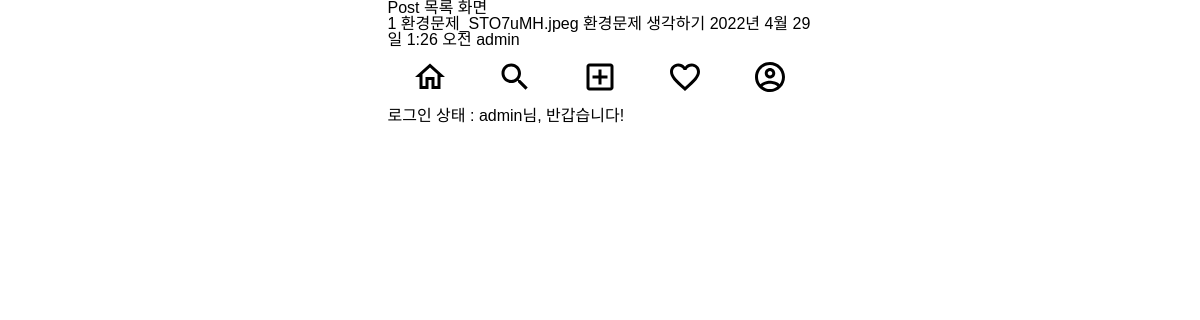
The page /posts/ (signed in) on the database its author committed.
### posts/models.py (models this page shows)
class Post(models.Model):
    image = models.ImageField(verbose_name='이미지', null=True, blank=True)
    content = models.TextField(verbose_name='내용')
    created_at = models.DateTimeField(verbose_name='작성일', auto_now_add=True)
    view_count = models.IntegerField(verbose_name='조회수', default=0)
    writer = models.ForeignKey(to=User, on_delete=models.CASCADE, null=True, blank=True)

### users/models.py (models this page shows)
class User(AbstractUser):
    phone = models.CharField(verbose_name='전화번호', max_length=11)
    objects = UserManager()

### posts/views.py (the view)
# urls.py: path('', post_list_view, name='post-list'),
def post_list_view(request):
    post_list = Post.objects.filter(writer=request.user)    # Post.writer가 현재 로그인된 경우 조회
    context = {
        'post_list': post_list,
    }
    return render(request, 'posts/post_list.html', context)

### templates/posts/post_list.html (shortened to what this page needs)
{% extends 'base.html' %}
{% block content %}
<h1>Post 목록 화면</h1>
{% for post in post_list %}
    <div>
        {{ post.id }}
        {{ post.image }}
        {{ post.content }}
        {{ post.created_at }}
        {{ post.writer }}
    </div>
{% endfor %}
{% endblock %}

### templates/base.html (shortened to what this page needs)
{% load static %}
<!DOCTYPE html>
<html lang="ko">
<head>
    <link rel="stylesheet" href="{% static 'css/reset.css' %}">
    <link rel="stylesheet" href="{% static 'css/index.css' %}">
</head>
<body class="container">
    <div>
        {% block content %}
        {% endblock %}
    </div>
    <div>
        <nav>
            <ul class="bottom-menu-group">
                <li>
                    <a href="{% url 'index' %}">
                        <img src="{% static 'icons/home_outlined_black_36dp.svg' %}" alt="홈"/>
                    </a>
                </li>
                <li>
                    <a href="#">
                        <img src="{% static 'icons/search_outlined_black_36dp.svg' %}" alt="검색"/>
                    </a>
                </li>
                <li>
                    <a href="{% url 'posts:post-create' %}">
                        <img src="{% static 'icons/add_box_outlined_black_36dp.svg' %}" alt="글쓰기"/>
                    </a>
                </li>
                <li>
                    <a href="#">
                        <img src="{% static 'icons/favorite_outlined_black_36dp.svg' %}" alt="좋아요"/>
                    </a>
                </li>
                <li>
                    <a href="#">
                        <img src="{% static 'icons/account_circle_outlined_black_36dp.svg' %}" alt="프로필"/>
                    </a>
                </li>
            </ul>
        </nav>
    </div>
    {% if request.user.is_authenticated %}
        <span>로그인 상태 : {{ request.user.username }}님, 반갑습니다!</span>
    {% else %}
        <span>비로그인 상태</span>
    {% endif %}
</body>
</html>

### static/css/index.css (style rules this page uses)
.container { display: flex; flex-direction: column; max-width: 425px; }
body { font-family: 'Noto Sans KR', sans-serif; margin: 0 auto 60px auto; }
.bottom-menu-group { display: flex; height: 60px; align-items: center; justify-content: space-around; background-color: #FFFFFF; }

### rows shown on the page
Post: id "1", image "환경문제_STO7uMH.jpeg", content "환경문제 생각하기", created_at "2022년 4월 29일 1:26 오전", writer "admin"
User: user.username "admin"
